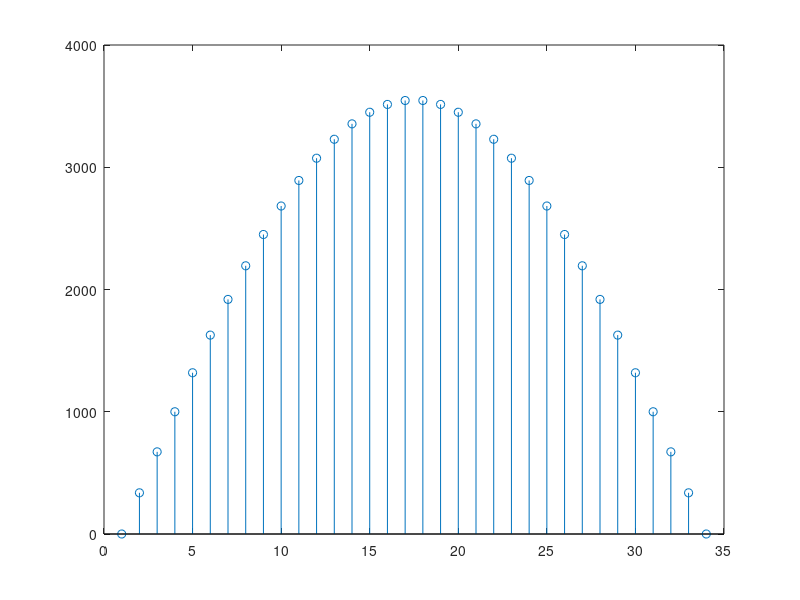

This figure's MATLAB source:
max_pwm_value = 3550;
min_pwm_value = 0;
frequency = 60;

n_of_points_semi_cycle = 33;


i = 0:33;
%%

t = 1/120/33;
disp('period: ')
disp(t)
t = t.*i;

%%
wave = max_pwm_value*sin(2*pi*frequency*t);
wave = cast(max_pwm_value*sin(2*pi*frequency.*t),'uint16');
stem(wave);

%%

string_c = '{';

for i = 1:length(wave) - 1 
    string_c = strcat(string_c,int2str(wave(i)));
    string_c = strcat(string_c,' , ');
end
string_c = strcat(string_c,'}');
disp(string_c)